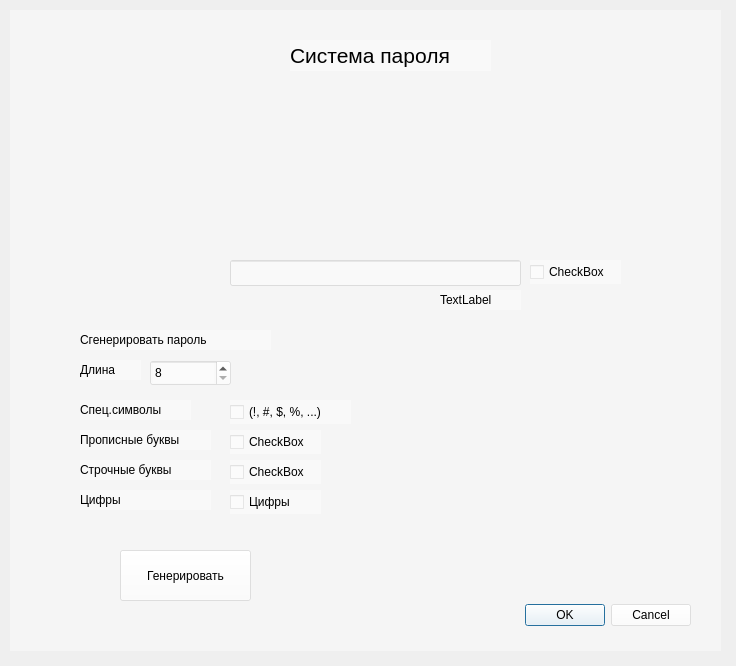
<?xml version="1.0" encoding="UTF-8"?>
<ui version="4.0">
 <class>PasswordDialog</class>
 <widget class="QWidget" name="PasswordDialog">
  <property name="geometry">
   <rect>
    <x>0</x>
    <y>0</y>
    <width>736</width>
    <height>666</height>
   </rect>
  </property>
  <property name="windowTitle">
   <string>Form</string>
  </property>
  <widget class="QWidget" name="widget" native="true">
   <property name="geometry">
    <rect>
     <x>10</x>
     <y>10</y>
     <width>711</width>
     <height>641</height>
    </rect>
   </property>
   <property name="styleSheet">
    <string notr="true">background-color: rgba(255, 255, 255, 0.4);</string>
   </property>
   <widget class="QLabel" name="label">
    <property name="geometry">
     <rect>
      <x>280</x>
      <y>30</y>
      <width>201</width>
      <height>31</height>
     </rect>
    </property>
    <property name="font">
     <font>
      <pointsize>16</pointsize>
     </font>
    </property>
    <property name="text">
     <string>Система пароля</string>
    </property>
   </widget>
   <widget class="QLineEdit" name="passwordEdit">
    <property name="geometry">
     <rect>
      <x>220</x>
      <y>250</y>
      <width>291</width>
      <height>26</height>
     </rect>
    </property>
   </widget>
   <widget class="QPushButton" name="generateButton">
    <property name="geometry">
     <rect>
      <x>110</x>
      <y>540</y>
      <width>131</width>
      <height>51</height>
     </rect>
    </property>
    <property name="text">
     <string>Генерировать</string>
    </property>
   </widget>
   <widget class="QCheckBox" name="toggleVisible">
    <property name="geometry">
     <rect>
      <x>520</x>
      <y>250</y>
      <width>91</width>
      <height>24</height>
     </rect>
    </property>
    <property name="text">
     <string>CheckBox</string>
    </property>
   </widget>
   <widget class="QLabel" name="Dlina">
    <property name="geometry">
     <rect>
      <x>70</x>
      <y>350</y>
      <width>61</width>
      <height>20</height>
     </rect>
    </property>
    <property name="text">
     <string>Длина</string>
    </property>
   </widget>
   <widget class="QLabel" name="label_3">
    <property name="geometry">
     <rect>
      <x>70</x>
      <y>390</y>
      <width>111</width>
      <height>20</height>
     </rect>
    </property>
    <property name="text">
     <string>Спец.символы</string>
    </property>
   </widget>
   <widget class="QLabel" name="label_4">
    <property name="geometry">
     <rect>
      <x>70</x>
      <y>420</y>
      <width>131</width>
      <height>20</height>
     </rect>
    </property>
    <property name="text">
     <string>Прописные буквы</string>
    </property>
   </widget>
   <widget class="QLabel" name="label_5">
    <property name="geometry">
     <rect>
      <x>70</x>
      <y>320</y>
      <width>191</width>
      <height>20</height>
     </rect>
    </property>
    <property name="text">
     <string>Сгенерировать пароль</string>
    </property>
   </widget>
   <widget class="QSpinBox" name="spinBox">
    <property name="geometry">
     <rect>
      <x>140</x>
      <y>350</y>
      <width>81</width>
      <height>26</height>
     </rect>
    </property>
    <property name="minimum">
     <number>8</number>
    </property>
    <property name="maximum">
     <number>128</number>
    </property>
    <property name="singleStep">
     <number>1</number>
    </property>
    <property name="value">
     <number>8</number>
    </property>
   </widget>
   <widget class="QCheckBox" name="specialCheckBox">
    <property name="geometry">
     <rect>
      <x>220</x>
      <y>390</y>
      <width>121</width>
      <height>24</height>
     </rect>
    </property>
    <property name="text">
     <string>(!, #, $, %, ...)</string>
    </property>
   </widget>
   <widget class="QLabel" name="label_6">
    <property name="geometry">
     <rect>
      <x>70</x>
      <y>450</y>
      <width>131</width>
      <height>20</height>
     </rect>
    </property>
    <property name="text">
     <string>Строчные буквы</string>
    </property>
   </widget>
   <widget class="QCheckBox" name="uppercaseCheckBox">
    <property name="geometry">
     <rect>
      <x>220</x>
      <y>420</y>
      <width>91</width>
      <height>24</height>
     </rect>
    </property>
    <property name="text">
     <string>CheckBox</string>
    </property>
   </widget>
   <widget class="QCheckBox" name="lowercaseCheckBox">
    <property name="geometry">
     <rect>
      <x>220</x>
      <y>450</y>
      <width>91</width>
      <height>24</height>
     </rect>
    </property>
    <property name="text">
     <string>CheckBox</string>
    </property>
   </widget>
   <widget class="QDialogButtonBox" name="buttonBox">
    <property name="geometry">
     <rect>
      <x>440</x>
      <y>580</y>
      <width>241</width>
      <height>51</height>
     </rect>
    </property>
    <property name="standardButtons">
     <set>QDialogButtonBox::StandardButton::Cancel|QDialogButtonBox::StandardButton::Ok</set>
    </property>
   </widget>
   <widget class="QCheckBox" name="digitsCheckBox">
    <property name="geometry">
     <rect>
      <x>220</x>
      <y>480</y>
      <width>91</width>
      <height>24</height>
     </rect>
    </property>
    <property name="text">
     <string>Цифры</string>
    </property>
   </widget>
   <widget class="QLabel" name="label_7">
    <property name="geometry">
     <rect>
      <x>70</x>
      <y>480</y>
      <width>131</width>
      <height>20</height>
     </rect>
    </property>
    <property name="text">
     <string>Цифры</string>
    </property>
   </widget>
   <widget class="QLabel" name="strengthLabel_2">
    <property name="geometry">
     <rect>
      <x>430</x>
      <y>280</y>
      <width>81</width>
      <height>20</height>
     </rect>
    </property>
    <property name="text">
     <string>TextLabel</string>
    </property>
   </widget>
  </widget>
 </widget>
 <resources/>
 <connections/>
</ui>
